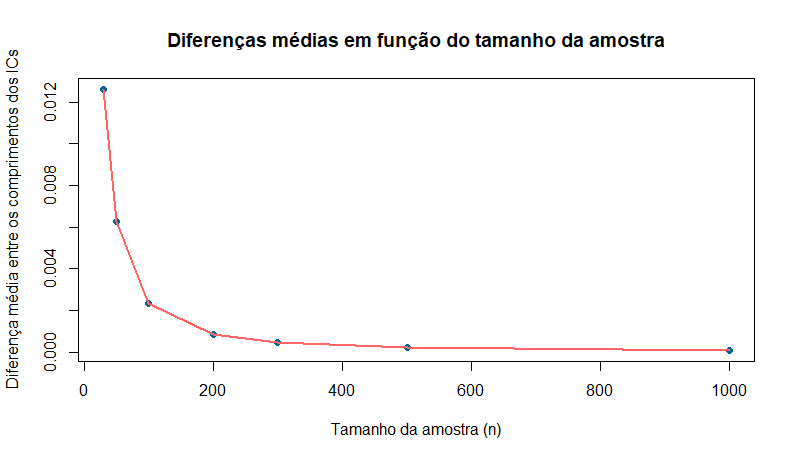

Reproduce this figure in R.
set.seed(1038)
ns <- c(30, 50, 100, 200, 300, 500, 1000)

k <- 1500
p <- 0.3
y <- 0.94

#Vector to store the means of the k differences for each value n
medias <- 1:7

for (i in 1:7) {
  
  n <- ns[i]
  diferencas <- 1:k
  
  for (j in 1:k) {
    #Generate Bernoulli random sample
    amostra <- rbinom(n, 1, p)
    
    #Method 1
    x <- mean(amostra)
    z <- qnorm((1 + y) / 2)
    
    #Data to solve the second-degree equation at p
    a <- 1 + z^2 / n
    b <- -2 * x - z^2 / n
    c <- x^2
    delta <- b^2 - 4 * a * c
    
    dif1 <- #Calculates the difference between the solutions of the equation
      abs((-b + sqrt(delta)) / (2 * a) - (-b - sqrt(delta)) / (2 * a))
    
    
    
    #Method 2
    #z value already calculated in method 1
    sd_estimado <- sqrt(x * (1 - x) / n)
    
    dif2 <- abs((x - z * sd_estimado) - (x + z * sd_estimado))
    
    
    
    #Calculation of the difference between the confidence limits of the 2 methods
    diferencas[j] <- dif2 - dif1
  }
  
  #Mean of k differences for each value of n
  medias[i] <- mean(diferencas)
}

#Creating the graphic
plot(ns, medias, main = "Diferenças médias em função do tamanho da amostra",
     ylab = "Diferença média entre os comprimentos dos ICs", 
     xlab = "Tamanho da amostra (n)",
     col = "#006699", pch = 19)
lines(ns, medias, col = "#FF6666", lwd = 2)
# Comments:
#   Os métodos tendem a ter resultados mais semelhantes quanto maior for o
#   tamanho da amostra
